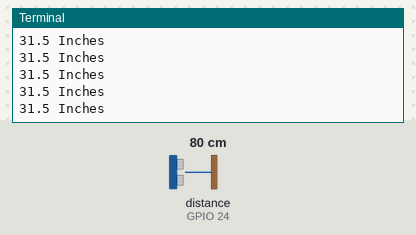
This program was run on a simulated Raspberry Pi (BCM pin numbers). On the bench: the last lines printed to the terminal. Inputs (shaded band) come from the test bench; at power-on: distance to the obstacle (sensor on GPIO 24) 80 cm. The echo pulse lasts 58.3 µs per cm; the clock reads 2024-03-15 10:24:30 at power-on unless the program sets it.

Above: at 1.2 s.
1.3 s: distance to the obstacle (sensor on GPIO 24) set to 2 cm
At 1.59 s:
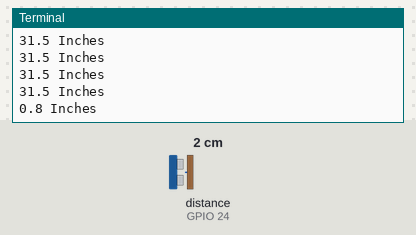
2.8 s: distance to the obstacle (sensor on GPIO 24) set to 4 cm
At 2.8 s:
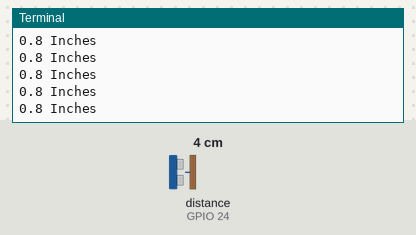
Timing chart, 0 to 5.8 s (numbered marks = the images above; inputs shaded):
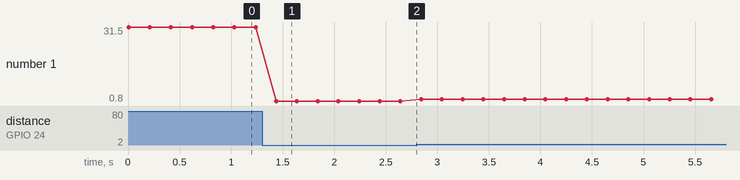

The program:

echodistance.py
```python
import RPi.GPIO as GPIO
import time

GPIO.setmode(GPIO.BCM)

trigPin = 23
echoPin = 24

GPIO.setup(trigPin, GPIO.OUT)
GPIO.setup(echoPin, GPIO.IN)

try:
    while True:
        GPIO.output(trigPin, 0)
        time.sleep(2E-6)
        GPIO.output(trigPin, 1)
        time.sleep(10E-6)
        GPIO.output(trigPin, 0)
        while GPIO.input(echoPin) == 0:
            pass
        echoStartTime = time.time()
        while GPIO.input(echoPin) == 1:
            pass
        echoStopTime = time.time()
        ptt = echoStopTime - echoStartTime
        distance = 6749.2*ptt
        print(round(distance, 1), 'Inches')
        time.sleep(.2)
except KeyboardInterrupt:
    GPIO.cleanup()
    print('GPIO Clean')
```

Measured:
- after the input at 1.3 s, the terminal: prints a new line after 0.14 s (image 1)
- plotted number 1: 31.5 → 0.8 after the input at 1.3 s, 0.8 → 1.6 after the input at 2.8 s
